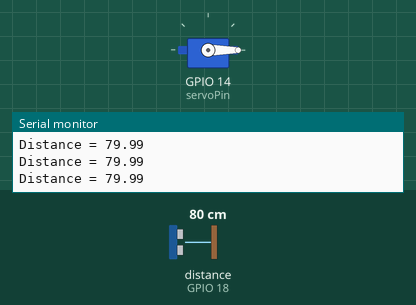
Simulated run of this sketch. Board: ESP32. Shown: servo, the last lines printed to the serial monitor. Wiring (inferred from the names in the program): ultrasonic range finder: trigger GPIO 26; echo GPIO 18. Inputs (shaded band) come from the test bench; at power-on: distance to the obstacle (sensor on GPIO 18) 80 cm. The echo pulse lasts 58.3 µs per cm.

Above: at 1.2 s.
1.3 s: distance to the obstacle (sensor on GPIO 18) set to 12 cm
2.8 s: distance to the obstacle (sensor on GPIO 18) set to 9 cm
At 3.9 s:
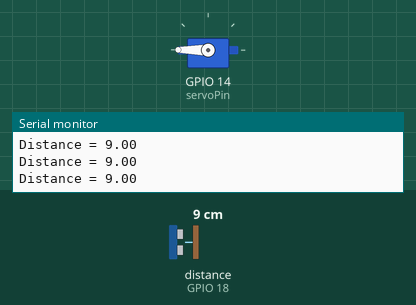
4.3 s: distance to the obstacle (sensor on GPIO 18) set to 18 cm
At 4.8 s:
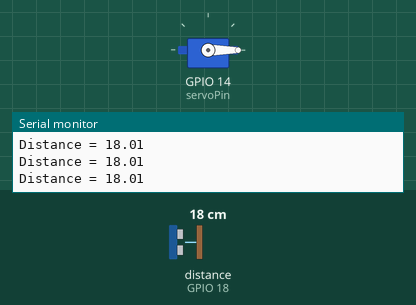
5.8 s: distance to the obstacle (sensor on GPIO 18) set to 2 cm
At 6.6 s:
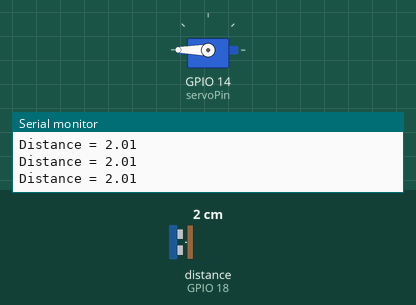
Timing chart, 0 to 8.3 s (numbered marks = the images above; inputs shaded):
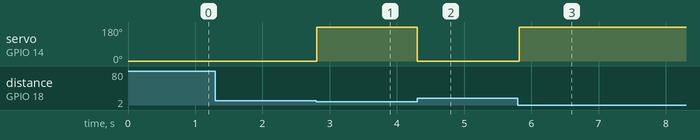

Measured:
- the behaviour switches between 11 and 10 cm on distance to the obstacle (sensor on GPIO 18) (found by bisection; images 0 and 1)
- after the input at 2.8 s, servo on GPIO 14 (servoPin): 0° → 180° at once
- after the input at 4.3 s, servo on GPIO 14 (servoPin): 180° → 0° at once
- after the input at 5.8 s, servo on GPIO 14 (servoPin): 0° → 180° at once

The sketch:

13_SERVO_ULTRASONIC.ino
```cpp
#include <ESP32Servo.h>

#define trig 26
#define echo 18
#define servoPin 14

Servo myservo;

void setup() {
  Serial.begin(9600);
  pinMode(trig, OUTPUT);
  pinMode(echo, INPUT);
  ESP32PWM::allocateTimer(0); // Allow allocation of timer
  myservo.setPeriodHertz(50); // standard 50 hz servo
  myservo.attach(servoPin, 500, 2400);
  myservo.write(0);
}

void loop() {
  digitalWrite(trig, LOW);
  delayMicroseconds(2);
  digitalWrite(trig, HIGH);
  delayMicroseconds(10);
  digitalWrite(trig, LOW);

  int duration = pulseIn(echo,HIGH);

  float distance = 0.0343*duration/2;
  Serial.print("Distance = ");
  Serial.println(distance);

  if(distance <= 10)
  {
    myservo.write(180);
  }
  else
  {
    myservo.write(0);
  }
  delay(30);
}
```
